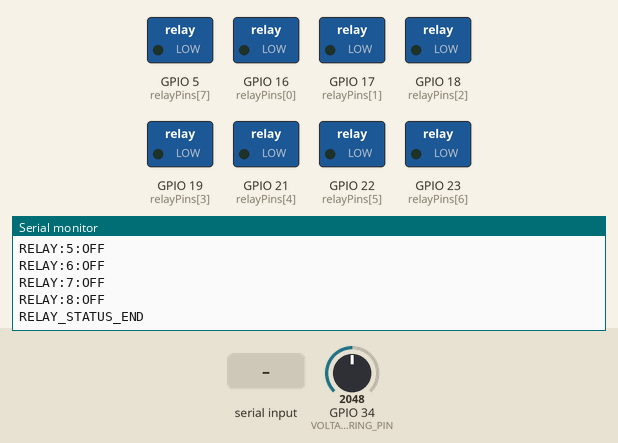
Simulated run of this sketch. Board: ESP32. Shown: switched loads named in the sketch (green lamp = pin HIGH), the last lines printed to the serial monitor. The inputs (shaded band) are chosen by the test bench; at power-on: GPIO 34 (VOLTAGE_MONITORING_PIN) = 2048.

Above: at 1.2 s.
1.3 s: "STATUS:SYSTEM\n" received over Serial
At 2.5 s:
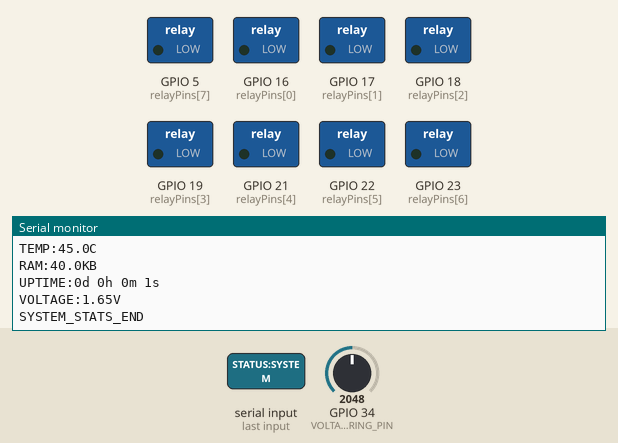
2.8 s: "90,45,200\n" received over Serial
At 3.8 s:
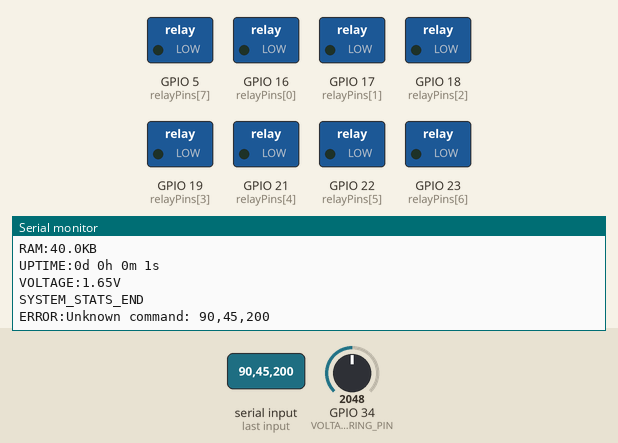
4.3 s: "90,45\n" received over Serial
At 4.9 s:
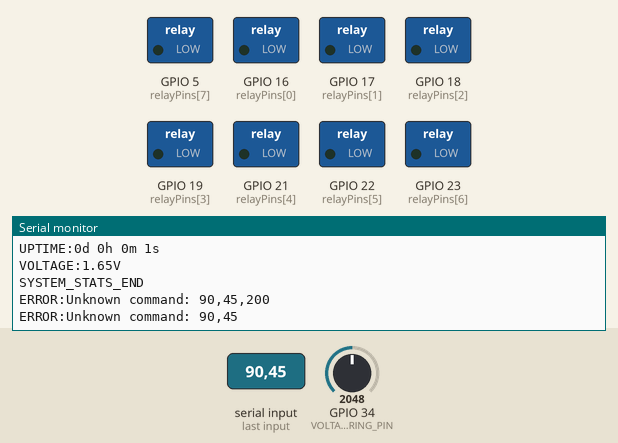
Timing chart, 0 to 7.3 s (numbered marks = the images above; inputs shaded):
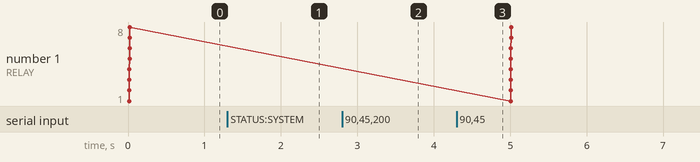

The sketch:

relayTester.ino
```cpp
// Serial Relay Controller for ESP32
// Controls 8 relays via serial commands

#include <esp_system.h>  // For ESP32 system functions
#include <esp_adc_cal.h> // For voltage reading
#include <driver/adc.h>  // For ADC configuration in ESP-IDF style

// Define relay pins - changed to more reliable pins that won't pull on boot
// Original pins: 13, 12, 14, 27, 26, 25, 33, 32
// New pins: 16, 17, 18, 19, 21, 22, 23, 5
const int relayPins[] = {16, 17, 18, 19, 21, 22, 23, 5};
const int numRelays = 8;

// Store relay states (false for OFF, true for ON)
bool relayStates[numRelays] = {false, false, false, false, false, false, false, false};

// Pulse duration for relay 1 (in milliseconds)
const int pulseDuration = 500;

// Variables for system stats
unsigned long bootTime = 0;
float cpuTemp = 0.0;
float cpuFreqMHz = 0.0;
uint32_t freeHeapBytes = 0;
float mainVoltage = 0.0;

// For voltage measurement
#define VOLTAGE_MONITORING_PIN 34 // ADC1_CH6
#define VOLTAGE_SAMPLES 64
esp_adc_cal_characteristics_t adc_chars;

// Variables for serial command processing
String inputString = "";
bool stringComplete = false;

void setup() {
  // Initialize serial communication
  Serial.begin(115200);
  Serial.println("ESP32 Serial Relay Controller");
  Serial.println("Available commands:");
  Serial.println("  ON:n  - Turn relay n ON (n=1-8)");
  Serial.println("  OFF:n - Turn relay n OFF (n=1-8)");
  Serial.println("  PULSE:n - Pulse relay n (n=1-8)");
  Serial.println("  STATUS - Show all relay states");
  Serial.println("  STATUS:SYSTEM - Show system stats");

  // Configure relay pins as outputs
  for (int i = 0; i < numRelays; i++) {
    pinMode(relayPins[i], OUTPUT);
    digitalWrite(relayPins[i], LOW); // Initialize all relays to OFF (HIGH = OFF for most relay modules)
  }

  // Initialize voltage reading using ESP-IDF style
  // Configure ADC
  adc1_config_width(ADC_WIDTH_BIT_12);
  adc1_config_channel_atten(ADC1_CHANNEL_6, ADC_ATTEN_DB_11); // GPIO34 is ADC1_CHANNEL_6

  // Characterize ADC
  esp_adc_cal_characterize(ADC_UNIT_1, ADC_ATTEN_DB_11, ADC_WIDTH_BIT_12, 1100, &adc_chars);

  pinMode(VOLTAGE_MONITORING_PIN, INPUT);

  // Initialize system parameters
  bootTime = millis();
  cpuFreqMHz = ESP.getCpuFreqMHz();

  // Reserve memory for inputString
  inputString.reserve(20);

  // Send initial relay status
  printRelayStatus();

  // Update system stats
  updateSystemStats();
}

void loop() {
  // Process serial commands when a complete string is received
  if (stringComplete) {
    processCommand(inputString);
    inputString = "";
    stringComplete = false;
  }

  // Read serial data
  while (Serial.available()) {
    char inChar = (char)Serial.read();
    inputString += inChar;

    // Check for end of command (newline)
    if (inChar == '\n') {
      stringComplete = true;
      break;
    }
  }

  // Periodically update system stats and send relay status
  static unsigned long lastStatusTime = 0;
  unsigned long currentTime = millis();
  if (currentTime - lastStatusTime >= 5000) { // Update every 5 seconds
    updateSystemStats();

    // Only send status automatically if no commands in last 5 seconds
    static unsigned long lastCommandTime = 0;
    if (currentTime - lastCommandTime >= 5000) {
      printRelayStatus();
    }

    lastStatusTime = currentTime;
  }
}

void updateSystemStats() {
  // Update CPU temperature
  cpuTemp = temperatureRead();

  // Update free heap
  freeHeapBytes = ESP.getFreeHeap();

  // Update CPU frequency (rarely changes)
  cpuFreqMHz = ESP.getCpuFreqMHz();

  // Read supply voltage using the ESP-IDF ADC calibration
  uint32_t voltage_reading = 0;
  for (int i = 0; i < VOLTAGE_SAMPLES; i++) {
    // Use adc1_get_raw instead of analogRead for consistency with ESP-IDF
    voltage_reading += adc1_get_raw(ADC1_CHANNEL_6);
  }
  voltage_reading /= VOLTAGE_SAMPLES;

  // Convert ADC reading to voltage
  uint32_t millivolts = esp_adc_cal_raw_to_voltage(voltage_reading, &adc_chars);
  mainVoltage = millivolts / 1000.0; // Convert to volts

  // If using a voltage divider, apply the appropriate factor
  // (Most ESP32 boards run on 3.3V, but might measure via a voltage divider)
  // Uncomment if needed, based on your specific hardware setup
  // mainVoltage = mainVoltage * VOLTAGE_DIVIDER_RATIO;
}

// ALTERNATIVE VOLTAGE MEASUREMENT METHOD
// Uncomment this section and comment out the calibrated ADC method above if you encounter issues

/*
void updateSystemStats() {
  // Update CPU temperature
  cpuTemp = temperatureRead();

  // Update free heap
  freeHeapBytes = ESP.getFreeHeap();

  // Update CPU frequency (rarely changes)
  cpuFreqMHz = ESP.getCpuFreqMHz();

  // Simple VCC reading method using multiple samples for stability
  uint32_t vcc_reading = 0;
  for (int i = 0; i < 16; i++) {
    vcc_reading += analogRead(VOLTAGE_MONITORING_PIN);
    delay(1);  // Small delay between readings
  }
  vcc_reading /= 16;

  // Convert ADC reading to voltage (ESP32 reference voltage is 3.3V)
  // Formula: ADC value * 3.3V / 4095 (12-bit ADC max value)
  mainVoltage = (vcc_reading * 3.3) / 4095.0;

  // If your power circuit includes a voltage divider, uncomment and adjust this line:
  // mainVoltage = mainVoltage * YOUR_VOLTAGE_DIVIDER_RATIO;
}
*/

void processCommand(String command) {
  command.trim(); // Remove any whitespace or newline characters
  command.toUpperCase(); // Convert to uppercase for case-insensitive commands

  if (command == "STATUS") {
    printRelayStatus();
    return;
  }

  if (command == "STATUS:SYSTEM") {
    printSystemStats();
    return;
  }

  if (command == "STATUS:FULL") {
    printRelayStatus();
    printSystemStats();
    return;
  }

  // Check for specific status requests
  if (command == "STATUS:CPU") {
    Serial.println("CPU:" + String(cpuFreqMHz) + "MHz");
    return;
  }

  if (command == "STATUS:TEMP") {
    Serial.println("TEMP:" + String(cpuTemp, 1) + "C");
    return;
  }

  if (command == "STATUS:RAM") {
    Serial.println("RAM:" + String(freeHeapBytes / 1024.0, 1) + "KB");
    return;
  }

  if (command == "STATUS:UPTIME") {
    printUptime();
    return;
  }

  if (command == "STATUS:VOLTAGE") {
    Serial.println("VOLTAGE:" + String(mainVoltage, 2) + "V");
    return;
  }

  // New command to get a specific relay state
  if (command.startsWith("STATUS:RELAY:")) {
    int relayNum = command.substring(13).toInt();
    if (isValidRelay(relayNum)) {
      Serial.println("RELAY:" + String(relayNum) + ":" + (relayStates[relayNum - 1] ? "ON" : "OFF"));
    }
    return;
  }

  // Check for ON command format: ON:n
  if (command.startsWith("ON:")) {
    int relayNum = command.substring(3).toInt();
    if (isValidRelay(relayNum)) {
      setRelay(relayNum - 1, true);
      Serial.println("RELAY:" + String(relayNum) + ":ON");
    }
    return;
  }

  // Check for OFF command format: OFF:n
  if (command.startsWith("OFF:")) {
    int relayNum = command.substring(4).toInt();
    if (isValidRelay(relayNum)) {
      setRelay(relayNum - 1, false);
      Serial.println("RELAY:" + String(relayNum) + ":OFF");
    }
    return;
  }

  // Check for PULSE command format: PULSE:n
  if (command.startsWith("PULSE:")) {
    int relayNum = command.substring(6).toInt();
    if (isValidRelay(relayNum)) {
      pulseRelay(relayNum - 1);
      Serial.println("RELAY:" + String(relayNum) + ":PULSED");
    }
    return;
  }

  // If we get here, the command wasn't recognized
  Serial.println("ERROR:Unknown command: " + command);
}

// Print system statistics
void printSystemStats() {
  Serial.println("SYSTEM_STATS_BEGIN");
  Serial.println("CPU:" + String(cpuFreqMHz) + "MHz");
  Serial.println("TEMP:" + String(cpuTemp, 1) + "C");
  Serial.println("RAM:" + String(freeHeapBytes / 1024.0, 1) + "KB");
  printUptime();
  Serial.println("VOLTAGE:" + String(mainVoltage, 2) + "V");
  Serial.println("SYSTEM_STATS_END");
}

// Print formatted uptime
void printUptime() {
  unsigned long uptime = millis() - bootTime;
  unsigned long days = uptime / (24 * 60 * 60 * 1000);
  uptime %= (24 * 60 * 60 * 1000);
  unsigned long hours = uptime / (60 * 60 * 1000);
  uptime %= (60 * 60 * 1000);
  unsigned long minutes = uptime / (60 * 1000);
  uptime %= (60 * 1000);
  unsigned long seconds = uptime / 1000;

  String uptimeStr = String(days) + "d " + String(hours) + "h " + String(minutes) + "m " + String(seconds) + "s";
  Serial.println("UPTIME:" + uptimeStr);
}

// Check if relay number is valid (1-8)
bool isValidRelay(int relayNum) {
  if (relayNum < 1 || relayNum > numRelays) {
    Serial.println("ERROR:Invalid relay number. Use 1-8");
    return false;
  }
  return true;
}

// Set relay state (index is 0-based)
void setRelay(int index, bool state) {
  digitalWrite(relayPins[index], state ? HIGH : LOW); // LOW = ON, HIGH = OFF for most relay modules
  relayStates[index] = state;
}

// Pulse a relay (turn ON briefly then OFF)
void pulseRelay(int index) {
  // Turn relay ON
  digitalWrite(relayPins[index], HIGH);
  relayStates[index] = true;

  // Wait for pulse duration
  delay(pulseDuration);

  // Turn relay OFF
  digitalWrite(relayPins[index], LOW);
  relayStates[index] = false;
}

// Print the status of all relays
void printRelayStatus() {
  Serial.println("RELAY_STATUS_BEGIN");
  for (int i = 0; i < numRelays; i++) {
    Serial.println("RELAY:" + String(i + 1) + ":" + (relayStates[i] ? "ON" : "OFF"));
  }
  Serial.println("RELAY_STATUS_END");
}
```

Measured:
- after the input at 1.3 s, the serial monitor: prints a new line at once (image 1)
- after the input at 2.8 s, the serial monitor: prints a new line at once (image 2)
- after the input at 4.3 s, the serial monitor: prints a new line at once (image 3)
